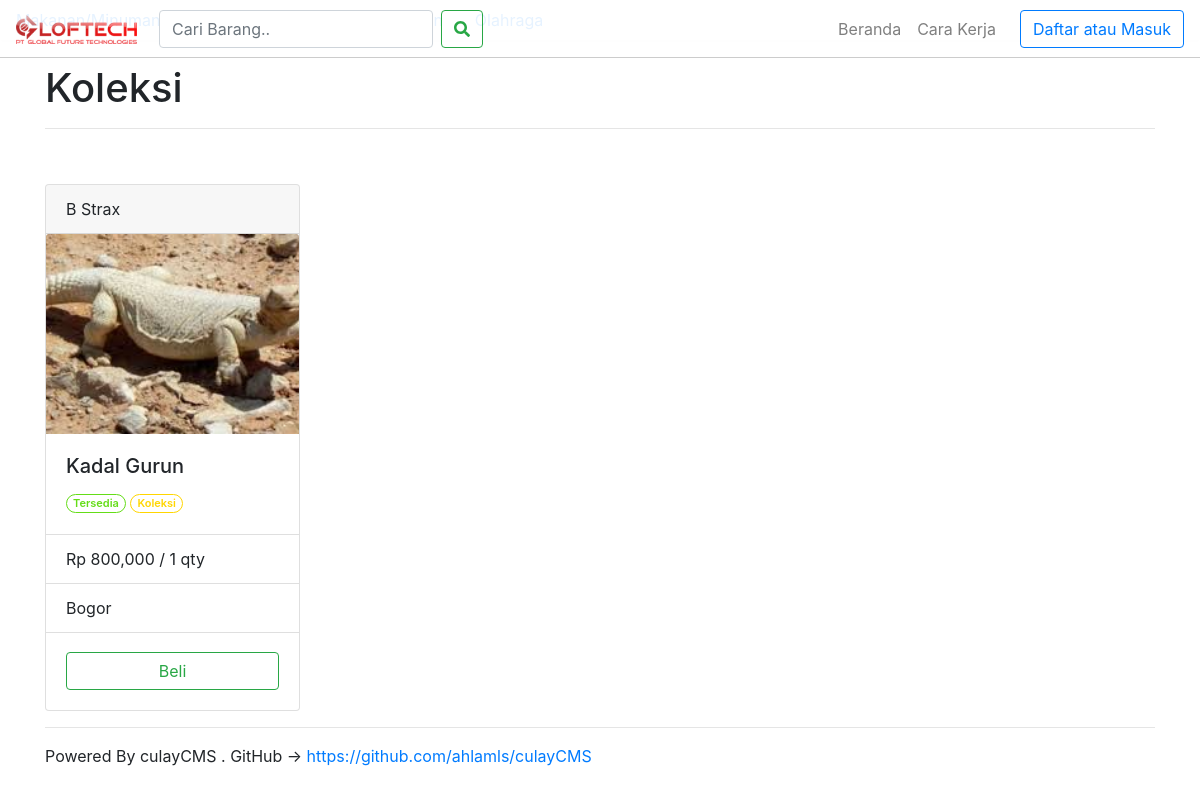
Page /produklist.php?kat=2 on the committed database.
### tables this page shows
CREATE TABLE `kategori` (
  `id` int(11) NOT NULL,
  `nama` text NOT NULL
);

CREATE TABLE `produk` (
  `id` int(11) NOT NULL,
  `judul` text NOT NULL,
  `desk` text NOT NULL,
  `harga` int(11) NOT NULL,
  `type` int(11) NOT NULL,
  `qty` int(11) NOT NULL,
  `gambar` text NOT NULL,
  `kota_id` int(11) NOT NULL,
  `kat_id` int(11) NOT NULL,
  `user_id` int(11) NOT NULL
);

CREATE TABLE `user` (
  `id` int(11) NOT NULL,
  `username` text NOT NULL,
  `name` text NOT NULL,
  `email` text NOT NULL,
  `password` text NOT NULL,
  `saldo` int(11) NOT NULL
);

CREATE TABLE `kota` (
  `id` int(11) NOT NULL,
  `nama` text NOT NULL,
  `gambar` text NOT NULL
);

### koneksi.php (called while the page is built, shortened)
<?php
$servername = "localhost";
$username = "culay";
$password = 'gNEBjzunx13wCs5V!#$gNEBjzunx13wCs5V!#$!gNEBjzunx13wCs5V!#$1re1F!E4r1rEQF!f31f13T!513%$!#%1';
$dbname = "culay";
$conn = new mysqli($servername, $username, $password, $dbname);
function eskep($str){
  global $conn;
  return $conn->real_escape_string($str);
}

### produklist.php (the view, shortened to what this page needs)
<?php
require_once "modular/header.php";
if (!isset($_GET['kat']) AND !isset($_GET['kota']) AND !isset($_GET['search']) AND !isset($_GET['user'])) {
  $title = "Daftar Produk";
  $query = "";
} else if (isset($_GET['kat'])){
  $kat = eskep($_GET['kat']);
    $query = "WHERE `kat_id` = $kat";
    $sql = "SELECT nama FROM kategori WHERE `id` = '$kat'";
$result = $conn->query($sql);
if ($result->num_rows > 0) {
    while($row = $result->fetch_assoc()) {
        $title = $row['nama'];
    }
} else {
  die("Invalid Kategori");
}
} else if (isset($_GET['kota'])){
  $kota = eskep($_GET['kota']);
    $query = "WHERE `kota_id` = $kota";
    $sql = "SELECT nama FROM kota WHERE `id` = '$kota'";
$result = $conn->query($sql);
if ($result->num_rows > 0) {
    while($row = $result->fetch_assoc()) {
        $title = $row['nama'];
    }
} else {
  die("Invalid Kota");
}
} else if (isset($_GET['search'])) {
  $search = eskep(htmlentities($_GET['search']));
    $title="Hasil Pencarian : " . $search;
    $query = "WHERE `judul` LIKE '%$search%'";
} else if (isset($_GET['user'])) {
  $search = eskep(htmlentities($_GET['user']));
    $query = "WHERE `user_id` = '$search'";
    $sql = "SELECT name FROM user WHERE `id` = '$search'";
$result = $conn->query($sql);
if ($result->num_rows > 0) {
    while($row = $result->fetch_assoc()) {
          $title="User : " . $row['name'];
    }
} else {
  die("Invalid User");
}
}
$sql = "SELECT * FROM produk $query ORDER BY `id` DESC ";
$result = $conn->query($sql);
if ($result->num_rows > 0) {
    while($row = $result->fetch_assoc()) {
      $gambar = $row['gambar'];
      $judul = $row['judul'];
      $harga = number_format($row['harga']);
      $qty = $row['qty'];
      $kategori_id = $row['kat_id'];
      $user_id = $row['user_id'];
      $kota_id = $row['kota_id'];
      $sqlx = "SELECT nama FROM kategori WHERE `id` = $kategori_id";
$resultx = $conn->query($sqlx);
if ($resultx->num_rows > 0) {
    while($rowx = $resultx->fetch_assoc()) {
        $kategori = $rowx['nama'];
    }
} else {
  $kategori = "Tidak Diketahui";
}
$sqlx = "SELECT nama FROM kota WHERE `id` = $kota_id";
$resultx = $conn->query($sqlx);
if ($resultx->num_rows > 0) {
while($rowx = $resultx->fetch_assoc()) {
  $kota = $rowx['nama'];
}
} else {
$kota = "Tidak Diketahui";
}
$sqlx = "SELECT name FROM user WHERE `id` = $user_id";
$resultx = $conn->query($sqlx);
if ($resultx->num_rows > 0) {
while($rowx = $resultx->fetch_assoc()) {
  $user= $rowx['name'];
}
} else {
$user = "Tidak Diketahui" ;
}
      if ($row['type'] == 0) {
        $badge = "<span class='badge badge-outlined badge-success'>Tersedia</span>";
      } else {
        $badge = "<span class='badge badge-outlined badge-info'>Tawaran</span>";
      }
      $aidi = $row['id'];
$produklist .= "<div class='col-xs-12 col-md-3 pcard'>
<br>
  <div class='card' style='width: 100%;'>
  <div class='card-header'>
   $user
 </div>
    <img src='$gambar' class=' crop11 card-img-top' alt='$judul'>
    <div class='card-body'>
      <h5 class='card-title'>$judul</h5>
      $badge <span class='badge badge-outlined badge-warning'>$kategori</span>
    </div>
    <ul class='list-group list-group-flush'>
      <li class='list-group-item'>Rp $harga / $qty qty</li>
      <li class='list-group-item'>$kota</li>
    </ul>
    <div class='card-body'>
      <a href='produk.php?id=$aidi' ><button type='button ' class='btn btn-outline-success w-100'>Beli</button></a>
    </div>
  </div>
</div>";
      }
} else {
    $produklist = "Tidak ada produk yang bisa ditampilkan";
}
?>
<body class="bg-light">
<?php require_once "modular/navbar.php"?>
<main role="main" class="container">
<br>
  <h1 class="d-none d-lg-block d-md-block"><?php echo $title ?></h1>
  <hr>
  <div class="row">
<?php echo $produklist;?>
  </div>
<hr>
Powered By culayCMS . GitHub -> <a href="https://github.com/ahlamls/culayCMS">https://github.com/ahlamls/culayCMS</a>
</main>
<?php
require_once "modular/footer.php" ?>

### assets/css/style.css (style rules this page uses)
.crop11 { object-fit: cover; width: 100%; height: 200px; }
.pcard { padding-top:15px !important; }
.bg-light { background-color:#FFFFFF !important; }
.badge { display: inline-block; font-size: 11px; font-weight: 600; padding: 3px 6px; border: 1px solid transparent; min-width: 10px; line-height: 1; color: #fff; text-align: center; white-space: nowrap; vertical-align: middle; border-radius: 99999px }
.badge.badge-success { background-color: #64DD17 }
.badge.badge-warning { background-color: #FFD600 }
.badge.badge-outlined { background-color: transparent }
.badge.badge-outlined.badge-success { border-color: #64DD17; color: #64DD17 }
.badge.badge-outlined.badge-warning { border-color: #FFD600; color: #FFD600 }

### rows in the picture
kategori: nama "Koleksi"
produk: user.name "B Strax", gambar (picture), judul "Kadal Gurun", type "Tersedia", kategori.nama "Koleksi", harga "800,000", qty "1", kota.nama "Bogor"
